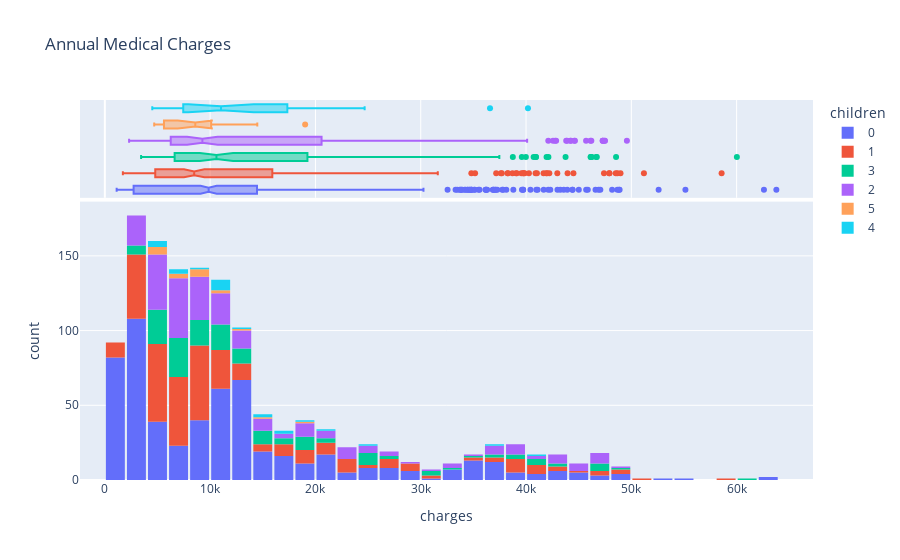

Notebook cell for this chart:
### Markdown cell above
#### Distribution of annual charges with respect to "children"

### Code cell
fig = px.histogram(medical_df, 
                   x='charges', 
                   marginal='box', 
                   color='children', 
                   title='Annual Medical Charges')
fig.update_layout(bargap=0.1)
fig.show()

### Figure 1 — Plotly figure (JSON) as saved in the notebook; plotly's stock layout.template omitted (floating-point values rounded to 4 significant figures; data arrays with more than 128 entries replaced by an {"elided": "..."} marker saying what was removed)
{"data": [{"alignmentgroup": "True", "bingroup": "x", "hovertemplate": "children=0<br>charges=%{x}<br>count=%{y}<extra></extra>", "legendgroup": "0", "marker": {"color": "#636efa", "pattern": {"shape": ""}}, "name": "0", "offsetgroup": "0", "orientation": "v", "showlegend": true, "type": "histogram", "x": {"elided": "574 float values"}, "xaxis": "x", "yaxis": "y"}, {"alignmentgroup": "True", "hovertemplate": "children=0<br>charges=%{x}<extra></extra>", "legendgroup": "0", "marker": {"color": "#636efa"}, "name": "0", "notched": true, "offsetgroup": "0", "showlegend": false, "type": "box", "x": {"elided": "574 float values"}, "xaxis": "x2", "yaxis": "y2"}, {"alignmentgroup": "True", "bingroup": "x", "hovertemplate": "children=1<br>charges=%{x}<br>count=%{y}<extra></extra>", "legendgroup": "1", "marker": {"color": "#EF553B", "pattern": {"shape": ""}}, "name": "1", "offsetgroup": "1", "orientation": "v", "showlegend": true, "type": "histogram", "x": {"elided": "324 float values"}, "xaxis": "x", "yaxis": "y"}, {"alignmentgroup": "True", "hovertemplate": "children=1<br>charges=%{x}<extra></extra>", "legendgroup": "1", "marker": {"color": "#EF553B"}, "name": "1", "notched": true, "offsetgroup": "1", "showlegend": false, "type": "box", "x": {"elided": "324 float values"}, "xaxis": "x2", "yaxis": "y2"}, {"alignmentgroup": "True", "bingroup": "x", "hovertemplate": "children=3<br>charges=%{x}<br>count=%{y}<extra></extra>", "legendgroup": "3", "marker": {"color": "#00cc96", "pattern": {"shape": ""}}, "name": "3", "offsetgroup": "3", "orientation": "v", "showlegend": true, "type": "histogram", "x": {"elided": "157 float values"}, "xaxis": "x", "yaxis": "y"}, {"alignmentgroup": "True", "hovertemplate": "children=3<br>charges=%{x}<extra></extra>", "legendgroup": "3", "marker": {"color": "#00cc96"}, "name": "3", "notched": true, "offsetgroup": "3", "showlegend": false, "type": "box", "x": {"elided": "157 float values"}, "xaxis": "x2", "yaxis": "y2"}, {"alignmentgroup": "True", "bingroup": "x", "hovertemplate": "children=2<br>charges=%{x}<br>count=%{y}<extra></extra>", "legendgroup": "2", "marker": {"color": "#ab63fa", "pattern": {"shape": ""}}, "name": "2", "offsetgroup": "2", "orientation": "v", "showlegend": true, "type": "histogram", "x": {"elided": "240 float values"}, "xaxis": "x", "yaxis": "y"}, {"alignmentgroup": "True", "hovertemplate": "children=2<br>charges=%{x}<extra></extra>", "legendgroup": "2", "marker": {"color": "#ab63fa"}, "name": "2", "notched": true, "offsetgroup": "2", "showlegend": false, "type": "box", "x": {"elided": "240 float values"}, "xaxis": "x2", "yaxis": "y2"}, {"alignmentgroup": "True", "bingroup": "x", "hovertemplate": "children=5<br>charges=%{x}<br>count=%{y}<extra></extra>", "legendgroup": "5", "marker": {"color": "#FFA15A", "pattern": {"shape": ""}}, "name": "5", "offsetgroup": "5", "orientation": "v", "showlegend": true, "type": "histogram", "x": [4688.0, 6799.0, 4831.0, 5080.0, 9789.0, 12590.0, 11550.0, 6666.0, 6654.0, 10100.0, 8966.0, 8597.0, 4915.0, 19020.0, 9222.0, 8582.0, 5615.0, 14480.0], "xaxis": "x", "yaxis": "y"}, {"alignmentgroup": "True", "hovertemplate": "children=5<br>charges=%{x}<extra></extra>", "legendgroup": "5", "marker": {"color": "#FFA15A"}, "name": "5", "notched": true, "offsetgroup": "5", "showlegend": false, "type": "box", "x": [4688.0, 6799.0, 4831.0, 5080.0, 9789.0, 12590.0, 11550.0, 6666.0, 6654.0, 10100.0, 8966.0, 8597.0, 4915.0, 19020.0, 9222.0, 8582.0, 5615.0, 14480.0], "xaxis": "x2", "yaxis": "y2"}, {"alignmentgroup": "True", "bingroup": "x", "hovertemplate": "children=4<br>charges=%{x}<br>count=%{y}<extra></extra>", "legendgroup": "4", "marker": {"color": "#19d3f3", "pattern": {"shape": ""}}, "name": "4", "offsetgroup": "4", "orientation": "v", "showlegend": true, "type": "histogram", "x": [4505.0, 11030.0, 10410.0, 8163.0, 11520.0, 24670.0, 10980.0, 10740.0, 7512.0, 17940.0, 40180.0, 12950.0, 14390.0, 17130.0, 4878.0, 7244.0, 36580.0, 5709.0, 11300.0, 4561.0, 11020.0, 6059.0, 15830.0, 21470.0, 19500.0], "xaxis": "x", "yaxis": "y"}, {"alignmentgroup": "True", "hovertemplate": "children=4<br>charges=%{x}<extra></extra>", "legendgroup": "4", "marker": {"color": "#19d3f3"}, "name": "4", "notched": true, "offsetgroup": "4", "showlegend": false, "type": "box", "x": [4505.0, 11030.0, 10410.0, 8163.0, 11520.0, 24670.0, 10980.0, 10740.0, 7512.0, 17940.0, 40180.0, 12950.0, 14390.0, 17130.0, 4878.0, 7244.0, 36580.0, 5709.0, 11300.0, 4561.0, 11020.0, 6059.0, 15830.0, 21470.0, 19500.0], "xaxis": "x2", "yaxis": "y2"}], "layout": {"bargap": 0.1, "barmode": "relative", "legend": {"title": {"text": "children"}, "tracegroupgap": 0}, "title": {"text": "Annual Medical Charges"}, "xaxis": {"anchor": "y", "domain": [0, 1], "title": {"text": "charges"}}, "xaxis2": {"anchor": "y2", "domain": [0, 1], "matches": "x", "showgrid": true, "showticklabels": false}, "yaxis": {"anchor": "x", "domain": [0, 0.7326], "title": {"text": "count"}}, "yaxis2": {"anchor": "x2", "domain": [0.7426, 1], "matches": "y2", "showgrid": false, "showline": false, "showticklabels": false, "ticks": ""}}}
